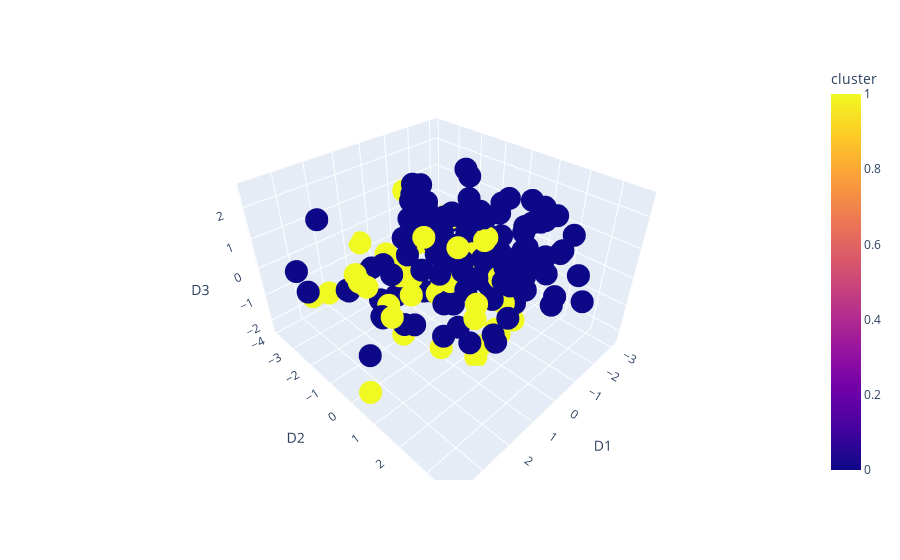

Source (notebook cell):
### Code cell
import pandas as pd
import numpy as np
from sklearn.cluster import AgglomerativeClustering
from sklearn.metrics import silhouette_score, calinski_harabasz_score
from sklearn.preprocessing import StandardScaler
import plotly.express as px

data = pd.read_csv("Dime_allMoves_08_23.csv")

# train and test sets
train_data = data[data["Move"] == 0].drop(["Move", "subID", "SelfRank"], axis=1)
test_data = data[data["Move"] == 1].drop(["Move", "subID", "SelfRank"], axis=1)

# Normalizing the data
scaler = StandardScaler()
train_data_norm = scaler.fit_transform(train_data)

# Apply Agglomerative Clustering
n_clusters = range(2, 10)
models = []
scores = {"silhouette": [], "calinski_harabasz": []}
for n in n_clusters:
    model = AgglomerativeClustering(n_clusters=n, linkage="ward")
    y_pred = model.fit_predict(train_data_norm)
    models.append(model)
    silhouette = silhouette_score(train_data_norm, y_pred)
    calinski = calinski_harabasz_score(train_data_norm, y_pred)
    scores["silhouette"].append(silhouette)
    scores["calinski_harabasz"].append(calinski)

# best model based on the scores
best_model_idx = np.argmax(scores["silhouette"])
best_model = models[best_model_idx]
print("Best number of clusters:", n_clusters[best_model_idx])
print("Silhouette score:", scores["silhouette"][best_model_idx])
print("Calinski-Harabasz score:", scores["calinski_harabasz"][best_model_idx])

# Visualizing the clusters in a 3D interactive plot
train_data["cluster"] = best_model.labels_
fig = px.scatter_3d(train_data, x="D1", y="D2", z="D3", color="cluster")
fig.show()

### Figure 1 — Plotly figure (JSON) as saved in the notebook; plotly's stock layout.template omitted (floating-point values rounded to 4 significant figures; data arrays with more than 128 entries replaced by an {"elided": "..."} marker saying what was removed)
{"data": [{"hovertemplate": "D1=%{x}<br>D2=%{y}<br>D3=%{z}<br>cluster=%{marker.color}<extra></extra>", "legendgroup": "", "marker": {"color": {"elided": "180 int values"}, "coloraxis": "coloraxis", "symbol": "circle"}, "mode": "markers", "name": "", "scene": "scene", "showlegend": false, "type": "scatter3d", "x": {"elided": "180 float values"}, "y": {"elided": "180 float values"}, "z": {"elided": "180 float values"}}], "layout": {"coloraxis": {"colorbar": {"title": {"text": "cluster"}}, "colorscale": [[0, "#0d0887"], [0.1111, "#46039f"], [0.2222, "#7201a8"], [0.3333, "#9c179e"], [0.4444, "#bd3786"], [0.5556, "#d8576b"], [0.6667, "#ed7953"], [0.7778, "#fb9f3a"], [0.8889, "#fdca26"], [1, "#f0f921"]]}, "legend": {"tracegroupgap": 0}, "margin": {"t": 60}, "scene": {"domain": {"x": [0, 1], "y": [0, 1]}, "xaxis": {"title": {"text": "D1"}}, "yaxis": {"title": {"text": "D2"}}, "zaxis": {"title": {"text": "D3"}}}}}
